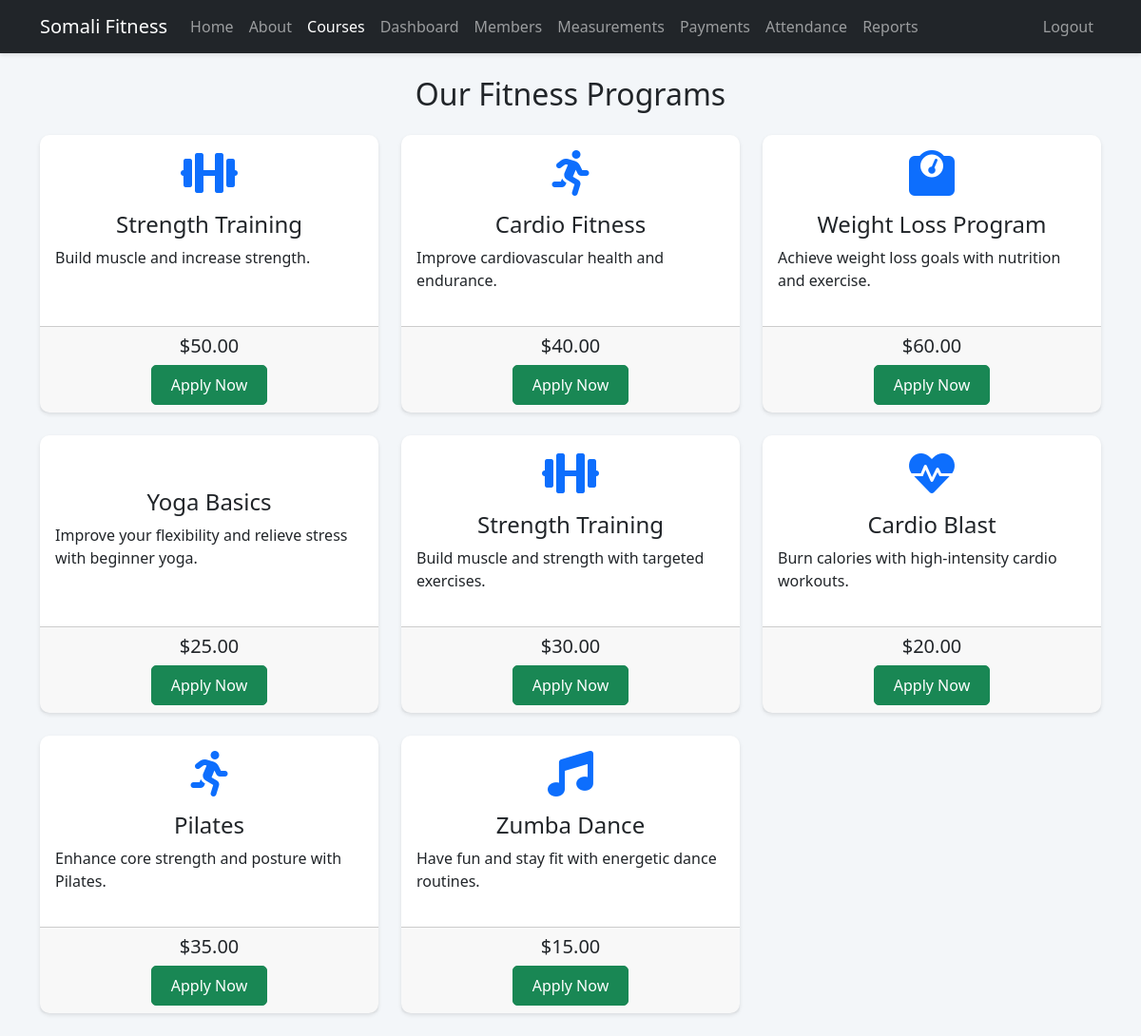
The app's page /pages/courses.php (signed in) with its own data.
### tables this page shows
CREATE TABLE `courses` (
  `id` int(11) NOT NULL,
  `name` varchar(100) NOT NULL,
  `description` text NOT NULL,
  `price` decimal(10,2) NOT NULL,
  `icon` varchar(100) NOT NULL
);

### pages/courses.php (the view, shortened to what this page needs)
<?php
include 'db_connect.php';
$result = $conn->query("SELECT * FROM courses");
if ($result->num_rows > 0) {
    $courses = $result->fetch_all(MYSQLI_ASSOC);
} else {
    $courses = [];
    $_SESSION['message'] = "No courses found.";
}
?>
<!DOCTYPE html>
<html lang="en">
<head>
    <link href="https://cdn.jsdelivr.net/npm/bootstrap@5.3.0/dist/css/bootstrap.min.css" rel="stylesheet">
    <link rel="stylesheet" href="https://cdnjs.cloudflare.com/ajax/libs/font-awesome/6.0.0/css/all.min.css">
    <link rel="stylesheet" href="../assets/css/style.css">
</head>
<body>
    <?php include 'navbar.php'; ?>
    <div class="container mt-4">
        <h2 class="text-center mb-4">Our Fitness Programs</h2>
        <div class="row">
            <?php if (!empty($courses)): ?>
                <?php foreach ($courses as $course): ?>
                    <div class="col-md-4 mb-4">
                        <div class="card h-100">
                            <div class="card-body">
                                <div class="text-center mb-3">
                                    <i class="fas <?php echo htmlspecialchars($course['icon']); ?> fa-3x text-primary"></i>
                                </div>
                                <h4 class="card-title text-center"><?php echo htmlspecialchars($course['name']); ?></h4>
                                <p class="card-text"><?php echo htmlspecialchars($course['description']); ?></p>
                            </div>
                            <div class="card-footer text-center">
                                <h5>$<?php echo number_format($course['price'], 2); ?></h5>
                                <a href="apply.php?course_id=<?php echo $course['id']; ?>" class="btn btn-success">Apply Now</a>
                            </div>
                        </div>
                    </div>
                <?php endforeach; ?>
            <?php else: ?>
                <div class="col-12">
                    <p>No courses available at the moment.</p>
                </div>
            <?php endif; ?>
        </div>
    </div>
</body>
</html>

### assets/css/style.css (style rules this page uses)
body { background-color: #f3f6f9; }
.card { border: none; border-radius: 10px; box-shadow: 0 2px 4px rgba(0,0,0,0.1); margin-bottom: 20px; }
.btn { border-radius: 5px; padding: 8px 20px; }

### records on screen
courses: name "Strength Training", description "Build muscle and increase strength.", price "50.00"
courses: name "Cardio Fitness", description "Improve cardiovascular health and endurance.", price "40.00"
courses: name "Weight Loss Program", description "Achieve weight loss goals with nutrition and exercise.", price "60.00"
courses: name "Yoga Basics", description "Improve your flexibility and relieve stress with beginner yoga.", price "25.00"
courses: name "Strength Training", description "Build muscle and strength with targeted exercises.", price "30.00"
courses: name "Cardio Blast", description "Burn calories with high-intensity cardio workouts.", price "20.00"
courses: name "Pilates", description "Enhance core strength and posture with Pilates.", price "35.00"
courses: name "Zumba Dance", description "Have fun and stay fit with energetic dance routines.", price "15.00"
